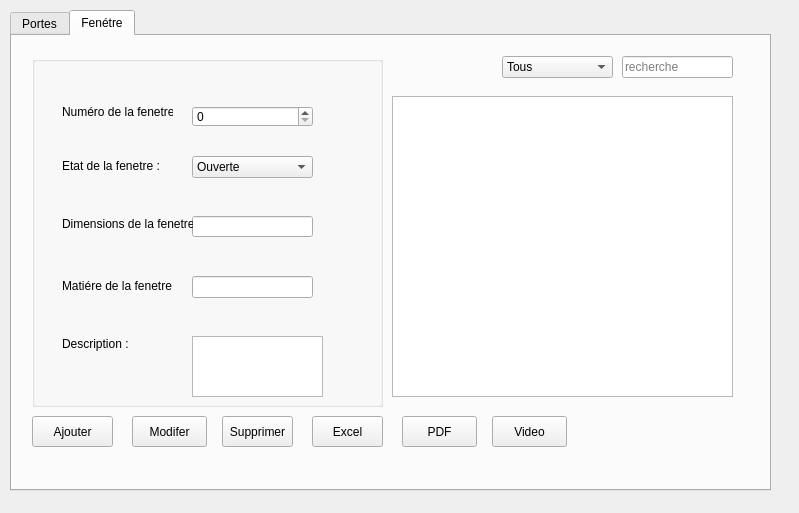
<?xml version="1.0" encoding="UTF-8"?>
<ui version="4.0">
 <class>Dialog</class>
 <widget class="QDialog" name="Dialog">
  <property name="geometry">
   <rect>
    <x>0</x>
    <y>0</y>
    <width>799</width>
    <height>513</height>
   </rect>
  </property>
  <property name="windowTitle">
   <string>Dialog</string>
  </property>
  <widget class="QTabWidget" name="tabWidget">
   <property name="geometry">
    <rect>
     <x>10</x>
     <y>10</y>
     <width>761</width>
     <height>481</height>
    </rect>
   </property>
   <property name="currentIndex">
    <number>1</number>
   </property>
   <widget class="QWidget" name="tab">
    <attribute name="title">
     <string>Portes</string>
    </attribute>
    <widget class="QPushButton" name="ButtonExcel">
     <property name="geometry">
      <rect>
       <x>290</x>
       <y>370</y>
       <width>71</width>
       <height>31</height>
      </rect>
     </property>
     <property name="text">
      <string>Excel</string>
     </property>
    </widget>
    <widget class="QGroupBox" name="groupBox_4">
     <property name="geometry">
      <rect>
       <x>10</x>
       <y>10</y>
       <width>351</width>
       <height>351</height>
      </rect>
     </property>
     <property name="title">
      <string/>
     </property>
     <widget class="QLabel" name="label_19">
      <property name="geometry">
       <rect>
        <x>30</x>
        <y>30</y>
        <width>111</width>
        <height>51</height>
       </rect>
      </property>
      <property name="text">
       <string>Numéro de la porte :</string>
      </property>
     </widget>
     <widget class="QLabel" name="label_20">
      <property name="geometry">
       <rect>
        <x>30</x>
        <y>100</y>
        <width>171</width>
        <height>20</height>
       </rect>
      </property>
      <property name="text">
       <string>Etat de la porte :</string>
      </property>
     </widget>
     <widget class="QLineEdit" name="leDimensions">
      <property name="geometry">
       <rect>
        <x>160</x>
        <y>160</y>
        <width>121</width>
        <height>21</height>
       </rect>
      </property>
     </widget>
     <widget class="QLabel" name="label_27">
      <property name="geometry">
       <rect>
        <x>30</x>
        <y>160</y>
        <width>131</width>
        <height>16</height>
       </rect>
      </property>
      <property name="text">
       <string>Dimensions de la porte :</string>
      </property>
     </widget>
     <widget class="QLabel" name="label_28">
      <property name="geometry">
       <rect>
        <x>30</x>
        <y>300</y>
        <width>55</width>
        <height>21</height>
       </rect>
      </property>
      <property name="text">
       <string/>
      </property>
     </widget>
     <widget class="QLabel" name="label_29">
      <property name="geometry">
       <rect>
        <x>30</x>
        <y>280</y>
        <width>71</width>
        <height>16</height>
       </rect>
      </property>
      <property name="text">
       <string>Description :</string>
      </property>
     </widget>
     <widget class="QLabel" name="label_30">
      <property name="geometry">
       <rect>
        <x>30</x>
        <y>220</y>
        <width>101</width>
        <height>20</height>
       </rect>
      </property>
      <property name="text">
       <string>Matiére de la porte :</string>
      </property>
     </widget>
     <widget class="QLineEdit" name="leMatiere">
      <property name="geometry">
       <rect>
        <x>160</x>
        <y>220</y>
        <width>121</width>
        <height>22</height>
       </rect>
      </property>
     </widget>
     <widget class="QSpinBox" name="spNumero">
      <property name="geometry">
       <rect>
        <x>160</x>
        <y>50</y>
        <width>121</width>
        <height>21</height>
       </rect>
      </property>
      <property name="minimum">
       <number>0</number>
      </property>
      <property name="maximum">
       <number>9999</number>
      </property>
      <property name="value">
       <number>0</number>
      </property>
     </widget>
     <widget class="QComboBox" name="cbEtat">
      <property name="geometry">
       <rect>
        <x>160</x>
        <y>100</y>
        <width>121</width>
        <height>22</height>
       </rect>
      </property>
      <item>
       <property name="text">
        <string>Ouverte</string>
       </property>
      </item>
      <item>
       <property name="text">
        <string>Fermee</string>
       </property>
      </item>
     </widget>
     <widget class="QTextEdit" name="textDescription">
      <property name="geometry">
       <rect>
        <x>160</x>
        <y>280</y>
        <width>131</width>
        <height>61</height>
       </rect>
      </property>
     </widget>
    </widget>
    <widget class="QLineEdit" name="leRecherche">
     <property name="geometry">
      <rect>
       <x>600</x>
       <y>10</y>
       <width>111</width>
       <height>22</height>
      </rect>
     </property>
     <property name="placeholderText">
      <string>recherche</string>
     </property>
    </widget>
    <widget class="QPushButton" name="buttonAjouterPorte">
     <property name="geometry">
      <rect>
       <x>10</x>
       <y>370</y>
       <width>81</width>
       <height>31</height>
      </rect>
     </property>
     <property name="text">
      <string>Ajouter</string>
     </property>
    </widget>
    <widget class="QPushButton" name="buttonSupprimerPorte">
     <property name="geometry">
      <rect>
       <x>200</x>
       <y>370</y>
       <width>71</width>
       <height>31</height>
      </rect>
     </property>
     <property name="text">
      <string>Supprimer</string>
     </property>
    </widget>
    <widget class="QTableView" name="tabPorte">
     <property name="geometry">
      <rect>
       <x>370</x>
       <y>50</y>
       <width>341</width>
       <height>301</height>
      </rect>
     </property>
     <property name="selectionBehavior">
      <enum>QAbstractItemView::SelectRows</enum>
     </property>
     <property name="sortingEnabled">
      <bool>true</bool>
     </property>
    </widget>
    <widget class="QPushButton" name="buttonModifererPorte">
     <property name="geometry">
      <rect>
       <x>110</x>
       <y>370</y>
       <width>75</width>
       <height>31</height>
      </rect>
     </property>
     <property name="text">
      <string>Modifer</string>
     </property>
    </widget>
    <widget class="QComboBox" name="cbTri">
     <property name="geometry">
      <rect>
       <x>480</x>
       <y>10</y>
       <width>111</width>
       <height>22</height>
      </rect>
     </property>
     <item>
      <property name="text">
       <string>Tous</string>
      </property>
     </item>
     <item>
      <property name="text">
       <string>Numéro</string>
      </property>
     </item>
     <item>
      <property name="text">
       <string>Etat</string>
      </property>
     </item>
     <item>
      <property name="text">
       <string>Dimensions</string>
      </property>
     </item>
     <item>
      <property name="text">
       <string>Matiére</string>
      </property>
     </item>
     <item>
      <property name="text">
       <string>Déscription</string>
      </property>
     </item>
    </widget>
    <widget class="QPushButton" name="buttonVideo">
     <property name="geometry">
      <rect>
       <x>480</x>
       <y>370</y>
       <width>75</width>
       <height>31</height>
      </rect>
     </property>
     <property name="text">
      <string>Video</string>
     </property>
    </widget>
    <widget class="QPushButton" name="buttonPDF">
     <property name="geometry">
      <rect>
       <x>380</x>
       <y>370</y>
       <width>75</width>
       <height>31</height>
      </rect>
     </property>
     <property name="text">
      <string>PDF</string>
     </property>
    </widget>
   </widget>
   <widget class="QWidget" name="tab_2">
    <attribute name="title">
     <string>Fenétre</string>
    </attribute>
    <widget class="QStackedWidget" name="stackedWidget_2">
     <property name="geometry">
      <rect>
       <x>20</x>
       <y>0</y>
       <width>771</width>
       <height>531</height>
      </rect>
     </property>
     <property name="currentIndex">
      <number>2</number>
     </property>
     <widget class="QWidget" name="afficherCarteFid">
      <widget class="QTableView" name="tabCarteFid">
       <property name="geometry">
        <rect>
         <x>10</x>
         <y>80</y>
         <width>741</width>
         <height>361</height>
        </rect>
       </property>
       <property name="selectionBehavior">
        <enum>QAbstractItemView::SelectRows</enum>
       </property>
       <property name="sortingEnabled">
        <bool>true</bool>
       </property>
      </widget>
      <widget class="QLineEdit" name="le_recherche_carteFid">
       <property name="geometry">
        <rect>
         <x>560</x>
         <y>40</y>
         <width>191</width>
         <height>22</height>
        </rect>
       </property>
       <property name="placeholderText">
        <string>recherche</string>
       </property>
      </widget>
      <widget class="QComboBox" name="cb_colone_carteFid">
       <property name="geometry">
        <rect>
         <x>360</x>
         <y>40</y>
         <width>191</width>
         <height>22</height>
        </rect>
       </property>
       <item>
        <property name="text">
         <string>Tous</string>
        </property>
       </item>
       <item>
        <property name="text">
         <string>NUM_CARTE</string>
        </property>
       </item>
       <item>
        <property name="text">
         <string>DATE_DE_CREATION</string>
        </property>
       </item>
       <item>
        <property name="text">
         <string>POINTS</string>
        </property>
       </item>
       <item>
        <property name="text">
         <string>TOTAL_ACHATS</string>
        </property>
       </item>
       <item>
        <property name="text">
         <string>STATUT</string>
        </property>
       </item>
       <item>
        <property name="text">
         <string>REMISE</string>
        </property>
       </item>
       <item>
        <property name="text">
         <string>MATRICULE_FISCALE</string>
        </property>
       </item>
      </widget>
      <widget class="QPushButton" name="button_ajouter_carteFid">
       <property name="geometry">
        <rect>
         <x>10</x>
         <y>470</y>
         <width>131</width>
         <height>31</height>
        </rect>
       </property>
       <property name="text">
        <string>Ajouter</string>
       </property>
      </widget>
      <widget class="QPushButton" name="button_supprimer_carteFid">
       <property name="geometry">
        <rect>
         <x>160</x>
         <y>470</y>
         <width>131</width>
         <height>31</height>
        </rect>
       </property>
       <property name="text">
        <string>Supprimer</string>
       </property>
      </widget>
      <widget class="QPushButton" name="pushButton_4">
       <property name="geometry">
        <rect>
         <x>620</x>
         <y>470</y>
         <width>131</width>
         <height>31</height>
        </rect>
       </property>
       <property name="text">
        <string>Retour</string>
       </property>
      </widget>
     </widget>
     <widget class="QWidget" name="ajoutClient_2">
      <widget class="QDialogButtonBox" name="validerAjout_cf">
       <property name="geometry">
        <rect>
         <x>570</x>
         <y>500</y>
         <width>193</width>
         <height>28</height>
        </rect>
       </property>
       <property name="standardButtons">
        <set>QDialogButtonBox::Cancel|QDialogButtonBox::Ok</set>
       </property>
      </widget>
      <widget class="QGroupBox" name="groupBox_3">
       <property name="geometry">
        <rect>
         <x>60</x>
         <y>30</y>
         <width>651</width>
         <height>431</height>
        </rect>
       </property>
       <property name="title">
        <string>Ajout de carte de fidélité :</string>
       </property>
       <widget class="QSpinBox" name="sb_numCarte">
        <property name="geometry">
         <rect>
          <x>130</x>
          <y>50</y>
          <width>141</width>
          <height>22</height>
         </rect>
        </property>
       </widget>
       <widget class="QSpinBox" name="sb_points">
        <property name="geometry">
         <rect>
          <x>130</x>
          <y>110</y>
          <width>141</width>
          <height>22</height>
         </rect>
        </property>
       </widget>
       <widget class="QLabel" name="label_9">
        <property name="geometry">
         <rect>
          <x>20</x>
          <y>50</y>
          <width>71</width>
          <height>16</height>
         </rect>
        </property>
        <property name="text">
         <string>Num carte :</string>
        </property>
       </widget>
       <widget class="QLabel" name="label_21">
        <property name="geometry">
         <rect>
          <x>20</x>
          <y>110</y>
          <width>55</width>
          <height>16</height>
         </rect>
        </property>
        <property name="text">
         <string>Points :</string>
        </property>
       </widget>
       <widget class="QDateEdit" name="le_dateCreation">
        <property name="geometry">
         <rect>
          <x>450</x>
          <y>50</y>
          <width>151</width>
          <height>22</height>
         </rect>
        </property>
       </widget>
       <widget class="QLabel" name="label_22">
        <property name="geometry">
         <rect>
          <x>330</x>
          <y>50</y>
          <width>111</width>
          <height>16</height>
         </rect>
        </property>
        <property name="text">
         <string>Date_de_creation :</string>
        </property>
       </widget>
       <widget class="QLabel" name="label_23">
        <property name="geometry">
         <rect>
          <x>20</x>
          <y>170</y>
          <width>91</width>
          <height>16</height>
         </rect>
        </property>
        <property name="text">
         <string>Total d'achats :</string>
        </property>
       </widget>
       <widget class="QDoubleSpinBox" name="dsb_totalAchats">
        <property name="geometry">
         <rect>
          <x>130</x>
          <y>170</y>
          <width>141</width>
          <height>22</height>
         </rect>
        </property>
       </widget>
       <widget class="QLabel" name="label_24">
        <property name="geometry">
         <rect>
          <x>20</x>
          <y>230</y>
          <width>55</width>
          <height>16</height>
         </rect>
        </property>
        <property name="text">
         <string>Statut :</string>
        </property>
       </widget>
       <widget class="QLabel" name="label_25">
        <property name="geometry">
         <rect>
          <x>20</x>
          <y>290</y>
          <width>55</width>
          <height>16</height>
         </rect>
        </property>
        <property name="text">
         <string>Remise :</string>
        </property>
       </widget>
       <widget class="QLabel" name="label_26">
        <property name="geometry">
         <rect>
          <x>330</x>
          <y>120</y>
          <width>111</width>
          <height>16</height>
         </rect>
        </property>
        <property name="text">
         <string>Matricule fiscale :</string>
        </property>
       </widget>
       <widget class="QComboBox" name="cb_Status">
        <property name="geometry">
         <rect>
          <x>130</x>
          <y>230</y>
          <width>141</width>
          <height>22</height>
         </rect>
        </property>
        <item>
         <property name="text">
          <string>Platinum</string>
         </property>
        </item>
        <item>
         <property name="text">
          <string>Silver</string>
         </property>
        </item>
        <item>
         <property name="text">
          <string>Gold</string>
         </property>
        </item>
       </widget>
       <widget class="QComboBox" name="cb_matriculeFiscale">
        <property name="geometry">
         <rect>
          <x>450</x>
          <y>120</y>
          <width>151</width>
          <height>22</height>
         </rect>
        </property>
       </widget>
       <widget class="QSpinBox" name="sb_remise">
        <property name="geometry">
         <rect>
          <x>130</x>
          <y>290</y>
          <width>141</width>
          <height>22</height>
         </rect>
        </property>
       </widget>
      </widget>
     </widget>
     <widget class="QWidget" name="modifierClient_2">
      <widget class="QDialogButtonBox" name="validerModif_cf">
       <property name="geometry">
        <rect>
         <x>570</x>
         <y>500</y>
         <width>193</width>
         <height>28</height>
        </rect>
       </property>
       <property name="standardButtons">
        <set>QDialogButtonBox::Cancel|QDialogButtonBox::Ok</set>
       </property>
      </widget>
      <widget class="QComboBox" name="cbTriFenetre">
       <property name="geometry">
        <rect>
         <x>470</x>
         <y>20</y>
         <width>111</width>
         <height>22</height>
        </rect>
       </property>
       <item>
        <property name="text">
         <string>Tous</string>
        </property>
       </item>
       <item>
        <property name="text">
         <string>Numéro</string>
        </property>
       </item>
       <item>
        <property name="text">
         <string>Etat</string>
        </property>
       </item>
       <item>
        <property name="text">
         <string>Dimensions</string>
        </property>
       </item>
       <item>
        <property name="text">
         <string>Matiére</string>
        </property>
       </item>
       <item>
        <property name="text">
         <string>Déscription</string>
        </property>
       </item>
      </widget>
      <widget class="QGroupBox" name="groupBox_7">
       <property name="geometry">
        <rect>
         <x>0</x>
         <y>20</y>
         <width>351</width>
         <height>351</height>
        </rect>
       </property>
       <property name="title">
        <string/>
       </property>
       <widget class="QLabel" name="label_43">
        <property name="geometry">
         <rect>
          <x>30</x>
          <y>30</y>
          <width>111</width>
          <height>51</height>
         </rect>
        </property>
        <property name="text">
         <string>Numéro de la fenetre :</string>
        </property>
       </widget>
       <widget class="QLabel" name="label_44">
        <property name="geometry">
         <rect>
          <x>30</x>
          <y>100</y>
          <width>171</width>
          <height>20</height>
         </rect>
        </property>
        <property name="text">
         <string>Etat de la fenetre :</string>
        </property>
       </widget>
       <widget class="QLineEdit" name="leDimensionsFenetre">
        <property name="geometry">
         <rect>
          <x>160</x>
          <y>160</y>
          <width>121</width>
          <height>21</height>
         </rect>
        </property>
       </widget>
       <widget class="QLabel" name="label_45">
        <property name="geometry">
         <rect>
          <x>30</x>
          <y>160</y>
          <width>131</width>
          <height>16</height>
         </rect>
        </property>
        <property name="text">
         <string>Dimensions de la fenetre :</string>
        </property>
       </widget>
       <widget class="QLabel" name="label_46">
        <property name="geometry">
         <rect>
          <x>30</x>
          <y>300</y>
          <width>55</width>
          <height>21</height>
         </rect>
        </property>
        <property name="text">
         <string/>
        </property>
       </widget>
       <widget class="QLabel" name="label_47">
        <property name="geometry">
         <rect>
          <x>30</x>
          <y>280</y>
          <width>71</width>
          <height>16</height>
         </rect>
        </property>
        <property name="text">
         <string>Description :</string>
        </property>
       </widget>
       <widget class="QLabel" name="label_48">
        <property name="geometry">
         <rect>
          <x>30</x>
          <y>220</y>
          <width>111</width>
          <height>20</height>
         </rect>
        </property>
        <property name="text">
         <string>Matiére de la fenetre :</string>
        </property>
       </widget>
       <widget class="QLineEdit" name="leMatiereFenetre">
        <property name="geometry">
         <rect>
          <x>160</x>
          <y>220</y>
          <width>121</width>
          <height>22</height>
         </rect>
        </property>
       </widget>
       <widget class="QSpinBox" name="spNumeroFenetre">
        <property name="geometry">
         <rect>
          <x>160</x>
          <y>50</y>
          <width>121</width>
          <height>21</height>
         </rect>
        </property>
        <property name="minimum">
         <number>0</number>
        </property>
        <property name="maximum">
         <number>9999</number>
        </property>
        <property name="value">
         <number>0</number>
        </property>
       </widget>
       <widget class="QComboBox" name="cbEtatFenetre">
        <property name="geometry">
         <rect>
          <x>160</x>
          <y>100</y>
          <width>121</width>
          <height>22</height>
         </rect>
        </property>
        <item>
         <property name="text">
          <string>Ouverte</string>
         </property>
        </item>
        <item>
         <property name="text">
          <string>Fermee</string>
         </property>
        </item>
       </widget>
       <widget class="QTextEdit" name="textDescriptionFenetre">
        <property name="geometry">
         <rect>
          <x>160</x>
          <y>280</y>
          <width>131</width>
          <height>61</height>
         </rect>
        </property>
       </widget>
      </widget>
      <widget class="QPushButton" name="buttonModifererFenetre">
       <property name="geometry">
        <rect>
         <x>100</x>
         <y>380</y>
         <width>75</width>
         <height>31</height>
        </rect>
       </property>
       <property name="text">
        <string>Modifer</string>
       </property>
      </widget>
      <widget class="QPushButton" name="ButtonExcelFenetre">
       <property name="geometry">
        <rect>
         <x>280</x>
         <y>380</y>
         <width>71</width>
         <height>31</height>
        </rect>
       </property>
       <property name="text">
        <string>Excel</string>
       </property>
      </widget>
      <widget class="QPushButton" name="buttonSupprimerFenetre">
       <property name="geometry">
        <rect>
         <x>190</x>
         <y>380</y>
         <width>71</width>
         <height>31</height>
        </rect>
       </property>
       <property name="text">
        <string>Supprimer</string>
       </property>
      </widget>
      <widget class="QLineEdit" name="leRechercheFenetre">
       <property name="geometry">
        <rect>
         <x>590</x>
         <y>20</y>
         <width>111</width>
         <height>22</height>
        </rect>
       </property>
       <property name="placeholderText">
        <string>recherche</string>
       </property>
      </widget>
      <widget class="QPushButton" name="buttonAjouterFenetre">
       <property name="geometry">
        <rect>
         <x>0</x>
         <y>380</y>
         <width>81</width>
         <height>31</height>
        </rect>
       </property>
       <property name="text">
        <string>Ajouter</string>
       </property>
      </widget>
      <widget class="QTableView" name="tabFenetre">
       <property name="geometry">
        <rect>
         <x>360</x>
         <y>60</y>
         <width>341</width>
         <height>301</height>
        </rect>
       </property>
       <property name="selectionBehavior">
        <enum>QAbstractItemView::SelectRows</enum>
       </property>
       <property name="sortingEnabled">
        <bool>true</bool>
       </property>
      </widget>
      <widget class="QPushButton" name="buttonPdfFenetre">
       <property name="geometry">
        <rect>
         <x>370</x>
         <y>380</y>
         <width>75</width>
         <height>31</height>
        </rect>
       </property>
       <property name="text">
        <string>PDF</string>
       </property>
      </widget>
      <widget class="QPushButton" name="buttonVideoFenetre">
       <property name="geometry">
        <rect>
         <x>460</x>
         <y>380</y>
         <width>75</width>
         <height>31</height>
        </rect>
       </property>
       <property name="text">
        <string>Video</string>
       </property>
      </widget>
     </widget>
    </widget>
   </widget>
  </widget>
 </widget>
 <resources/>
 <connections/>
</ui>
